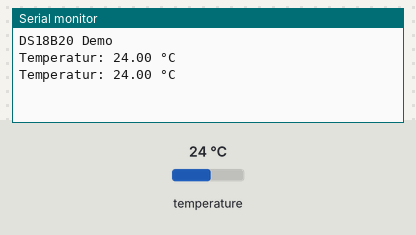
Recording of a sketch running on a simulated Arduino Uno, built with avr-gcc and run on an emulated ATmega328P. Shown: the last lines printed to the serial monitor. The test bench sets the inputs (shaded band); at power-on: temperature 24 °C.

Above: at 3.3 s.
3.4 s: temperature set to 12 °C
At 5.0 s:
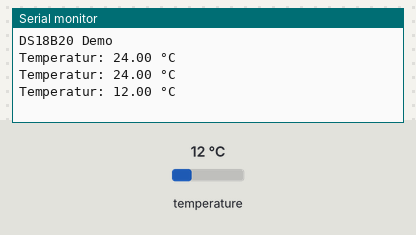
5.9 s: temperature set to 19 °C
At 7.4 s:
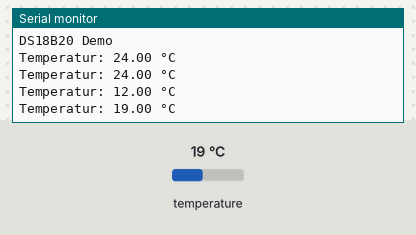
Timing chart, 0 to 8.9 s (numbered marks = the images above; inputs shaded):
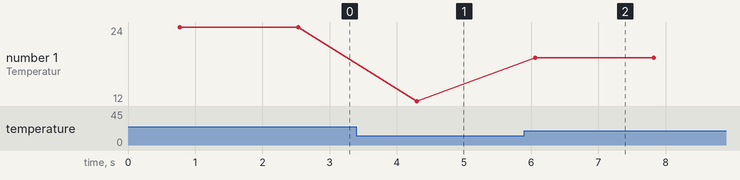

The sketch:

DS18B20-Test.ino
```cpp
/*************************************************************************************************
                                      PROGRAMMINFO
**************************************************************************************************
Funktion: DC18B20 Testprogramm

**************************************************************************************************
Version: 10.10.2024
**************************************************************************************************
Board: ESP32vn IoT UNO
**************************************************************************************************
Libraries:
https://github.com/espressif/arduino-esp32/tree/master/libraries
C:\Users\User\Documents\Arduino
D:\gittemp\Arduino II\A156_Wetterdaten_V3
**************************************************************************************************
C++ Arduino IDE V1.8.19
**************************************************************************************************
Einstellungen:
https://dl.espressif.com/dl/package_esp32_index.json
http://dan.drown.org/stm32duino/package_STM32duino_index.json
http://arduino.esp8266.com/stable/package_esp8266com_index.json
**************************************************************************************************/
//DS18B20 Temperatursensor Test
//
#include <OneWire.h>                        //OneWire Bibliothek einbinden
#include <DallasTemperature.h>              //DallasTemperatureBibliothek einbinden

#define ONE_WIRE_BUS 15                      //Data ist an Pin 2 des Arduinos angeschlossen

OneWire oneWire(ONE_WIRE_BUS);              //Start des OneWire Bus
DallasTemperature sensors(&oneWire);        //Dallas Temperature referenzieren


void setup(void) {
 Serial.begin(115200);                        // Start der seriellen Konsole
 Serial.println("DS18B20 Demo");
 sensors.begin();                           // Sensor Start
}

void loop(void) {
 sensors.requestTemperatures();             // Temperaturen Anfragen
 Serial.print("Temperatur: ");
 Serial.print(sensors.getTempCByIndex(0));  // "byIndex(0)" spricht den ersten Sensor an
 Serial.println(" °C ");
 delay(1000);                                // eine Sekunde warten bis zur nächsten
}
```

Measured:
- after the input at 3.4 s, the serial monitor: prints a new line after 0.90 s (image 1)
- after the input at 5.9 s, the serial monitor: prints a new line after 0.16 s (image 2)
- plotted number 1: 24 → 12 after the input at 3.4 s, 12 → 19 after the input at 5.9 s
